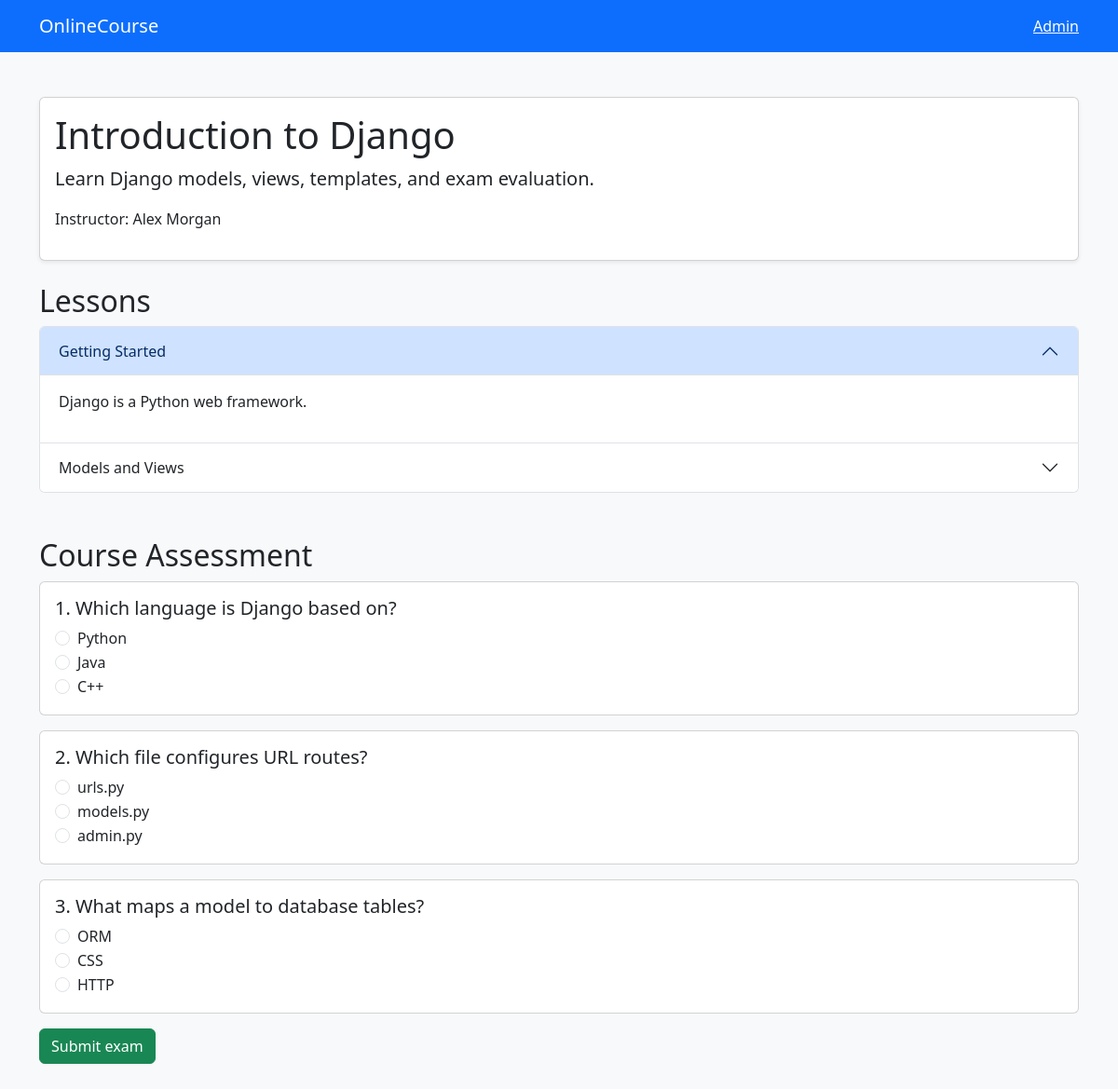
The page /course/1/ (signed in) on the database its author committed.
### onlinecourse/models.py (models this page shows, shortened)
class Course(models.Model):
    name=models.CharField(max_length=200)
    description=models.TextField(blank=True)
    instructor=models.ForeignKey(Instructor,on_delete=models.SET_NULL,null=True,blank=True)

class Instructor(models.Model):
    name=models.CharField(max_length=120)
    email=models.EmailField(blank=True)

class Lesson(models.Model):
    course=models.ForeignKey(Course,related_name='lessons',on_delete=models.CASCADE)
    title=models.CharField(max_length=200)
    content=models.TextField(blank=True)
    order=models.PositiveIntegerField(default=1)
    class Meta: ordering=['order','id']

class Question(models.Model):
    course=models.ForeignKey(Course,related_name='questions',on_delete=models.CASCADE)
    text=models.CharField(max_length=500)

class Choice(models.Model):
    question=models.ForeignKey(Question,related_name='choices',on_delete=models.CASCADE)
    text=models.CharField(max_length=300)
    is_correct=models.BooleanField(default=False)

### onlinecourse/views.py (the view)
# urls.py: path('course/<int:course_id>/',views.course_details,name='course_details'),
def course_details(request,course_id):
    course=get_object_or_404(Course,pk=course_id)
    return render(request,'onlinecourse/course_details_bootstrap.html',{'course':course,'questions':course.questions.prefetch_related('choices')})

### onlinecourse/templates/onlinecourse/course_details_bootstrap.html (shortened to what this page needs)
{% extends 'onlinecourse/base.html' %}
{% block content %}
<div class="card shadow-sm mb-4"><div class="card-body"><h1>{{ course.name }}</h1><p class="lead">{{ course.description }}</p>{% if course.instructor %}<p>Instructor: {{ course.instructor.name }}</p>{% endif %}</div></div>
<h2>Lessons</h2>
<div class="accordion mb-5" id="lessons">{% for lesson in course.lessons.all %}<div class="accordion-item"><h3 class="accordion-header"><button class="accordion-button {% if not forloop.first %}collapsed{% endif %}" type="button" data-bs-toggle="collapse" data-bs-target="#lesson{{ lesson.pk }}">{{ lesson.title }}</button></h3><div id="lesson{{ lesson.pk }}" class="accordion-collapse collapse {% if forloop.first %}show{% endif %}" data-bs-parent="#lessons"><div class="accordion-body">{{ lesson.content|linebreaks }}</div></div></div>{% empty %}<p>No lessons available.</p>{% endfor %}</div>
<h2>Course Assessment</h2>
{% if user.is_authenticated %}<form method="post" action="{% url 'submit' course.pk %}">{% csrf_token %}
{% for question in questions %}<div class="card mb-3"><div class="card-body"><h5>{{ forloop.counter }}. {{ question.text }}</h5>{% for choice in question.choices.all %}<div class="form-check"><input class="form-check-input" type="radio" name="question_{{ question.pk }}" id="choice{{ choice.pk }}" value="{{ choice.pk }}" required><label class="form-check-label" for="choice{{ choice.pk }}">{{ choice.text }}</label></div>{% endfor %}</div></div>{% empty %}<p>No questions available.</p>{% endfor %}
{% if questions %}<button class="btn btn-success" type="submit">Submit exam</button>{% endif %}</form>{% else %}<div class="alert alert-info">Please <a href="/admin/login/?next={{ request.path|urlencode }}">log in</a> to take the exam.</div>{% endif %}
{% endblock %}

### onlinecourse/templates/onlinecourse/base.html
<!DOCTYPE html>
<html lang="en"><head><meta charset="utf-8"><meta name="viewport" content="width=device-width,initial-scale=1">
<title>OnlineCourse</title><link href="https://cdn.jsdelivr.net/npm/bootstrap@5.3.3/dist/css/bootstrap.min.css" rel="stylesheet"></head>
<body class="bg-light"><nav class="navbar navbar-dark bg-primary"><div class="container"><a class="navbar-brand" href="/">OnlineCourse</a><a class="text-white" href="/admin/">Admin</a></div></nav>
<main class="container py-5">{% block content %}{% endblock %}</main></body></html>

### rows shown on the page
Course: name "Introduction to Django", description "Learn Django models, views, templates, and exam evaluation.", instructor.name "Alex Morgan"
Lesson: title "Getting Started", content "Django is a Python web framework."
Lesson: title "Models and Views"
Question: text "Which language is Django based on?"
Choice: text "Python"
Choice: text "Java"
Choice: text "C++"
Question: text "Which file configures URL routes?"
Choice: text "urls.py"
Choice: text "models.py"
Choice: text "admin.py"
Question: text "What maps a model to database tables?"
Choice: text "ORM"
Choice: text "CSS"
Choice: text "HTTP"
